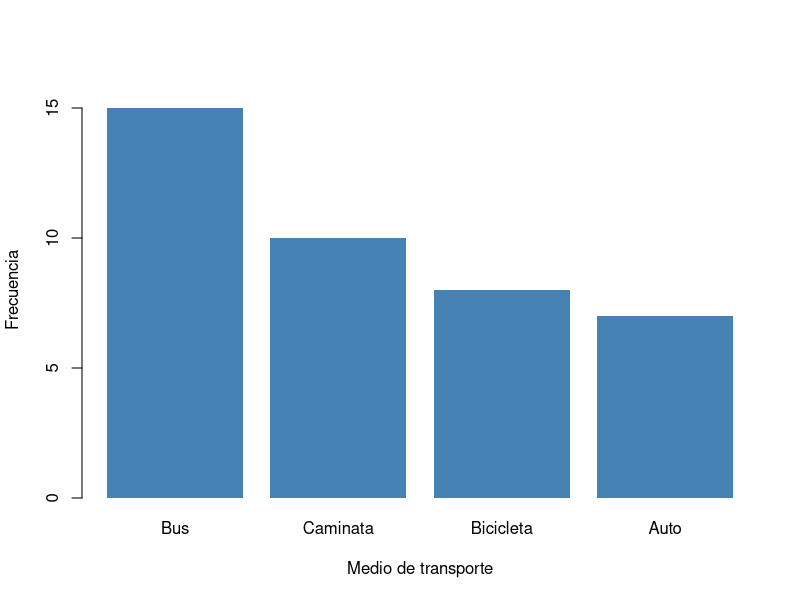
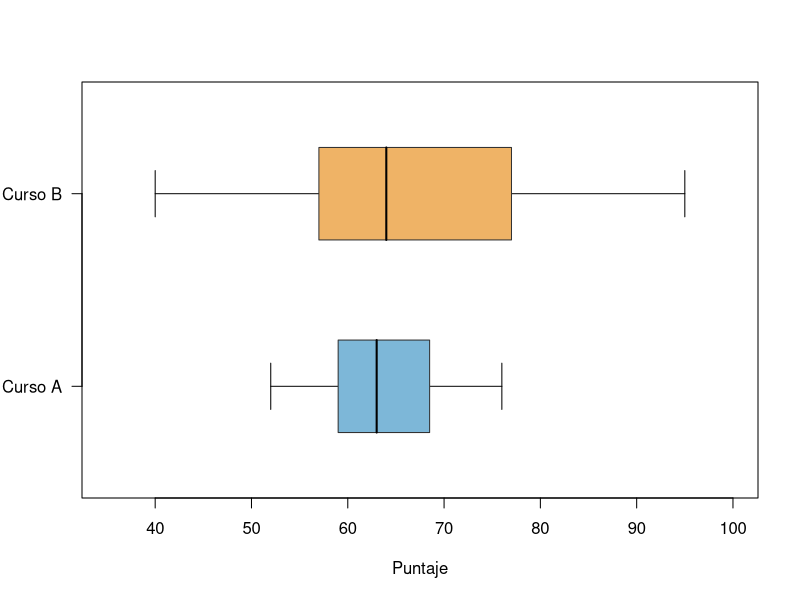
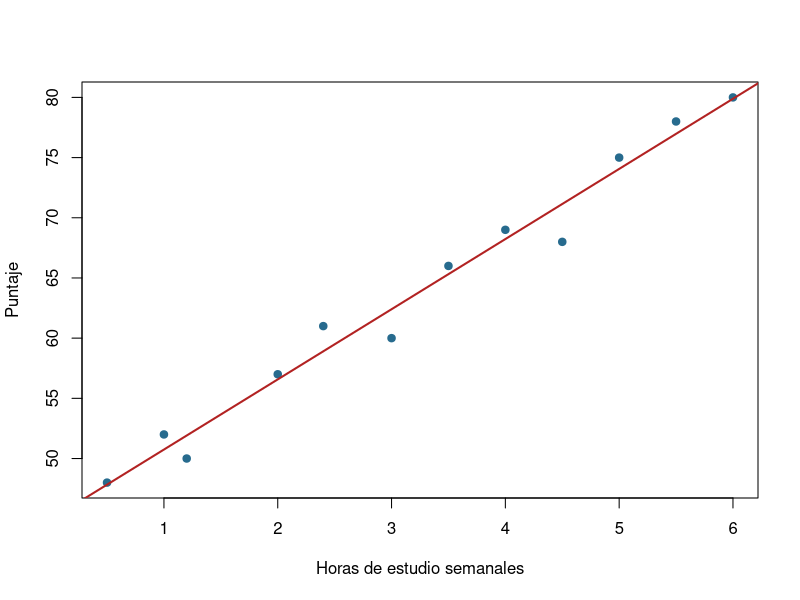

The R script that drew these images, in order:
## ---- chunk 1
#| label: tbl-frecuencias
horas <- c(0, 1, 2, 3, 4)
f <- c(2, 5, 8, 4, 1)
tabla <- data.frame(
  `Horas semanales` = horas,
  `Frecuencia absoluta` = f,
  `Frecuencia relativa` = f / sum(f),
  `Frecuencia acumulada` = cumsum(f),
  check.names = FALSE
)
knitr::kable(tabla, digits = 2,
             caption = "Ejemplo de tabla de frecuencias generado con R.")
## ---- chunk 2
#| label: fig-barras-estadistica
#| fig-cap: "Preferencia de medio de transporte en una muestra ficticia de 40 estudiantes."
#| fig-width: 7
#| fig-height: 4
transporte <- c(Bus = 15, Caminata = 10, Bicicleta = 8, Auto = 7)
barplot(transporte, col = "steelblue", border = NA,
        ylab = "Frecuencia", xlab = "Medio de transporte", ylim = c(0, 16))
## ---- chunk 3
#| label: fig-cajas-cursos
#| fig-cap: "Comparación ficticia de puntajes de dos cursos con igual escala."
#| fig-width: 7
#| fig-height: 4
curso_a <- c(52, 55, 58, 60, 62, 63, 65, 67, 70, 73, 76)
curso_b <- c(40, 48, 55, 59, 62, 64, 68, 73, 81, 88, 95)
resumen_a <- boxplot.stats(curso_a, coef = Inf)$stats
resumen_b <- boxplot.stats(curso_b, coef = Inf)$stats
dibujar_caja <- function(resumen, y, color) {
  segments(resumen[1], y, resumen[2], y)
  segments(resumen[4], y, resumen[5], y)
  segments(resumen[c(1, 5)], y - 0.12, resumen[c(1, 5)], y + 0.12)
  rect(resumen[2], y - 0.24, resumen[4], y + 0.24,
       col = color, border = "#333333")
  segments(resumen[3], y - 0.24, resumen[3], y + 0.24, lwd = 2)
}
plot(NA, xlim = c(35, 100), ylim = c(0.5, 2.5), yaxt = "n",
     xlab = "Puntaje", ylab = "")
axis(2, at = c(1, 2), labels = c("Curso A", "Curso B"), las = 1)
dibujar_caja(resumen_a, 1, "#7db7d8")
dibujar_caja(resumen_b, 2, "#efb366")
## ---- chunk 4
#| label: fig-dispersion-estadistica
#| fig-cap: "Asociación positiva ficticia entre horas de estudio y puntaje; no demuestra causalidad."
#| fig-width: 7
#| fig-height: 4
horas <- c(0.5, 1, 1.2, 2, 2.4, 3, 3.5, 4, 4.5, 5, 5.5, 6)
puntaje <- c(48, 52, 50, 57, 61, 60, 66, 69, 68, 75, 78, 80)
plot(horas, puntaje, pch = 19, col = "#276b8e",
     xlab = "Horas de estudio semanales", ylab = "Puntaje")
abline(lm(puntaje ~ horas), col = "firebrick", lwd = 2)
